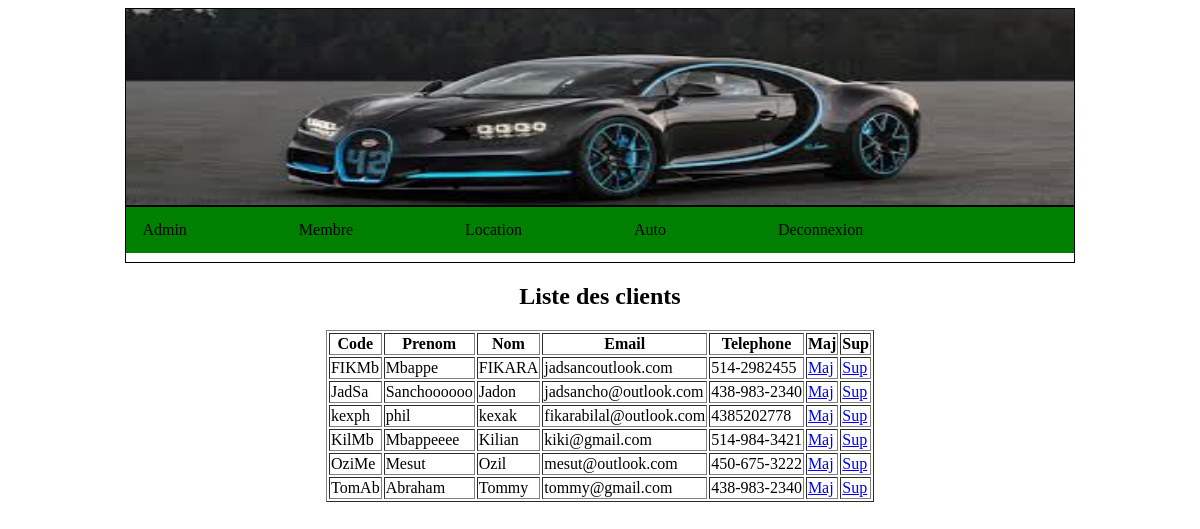
The page /admin.php?lien=adminmembre (signed in) on the database its author committed.
### tables this page shows
CREATE TABLE `client` (
  `code` varchar(40) NOT NULL,
  `prenom` varchar(40) NOT NULL,
  `nom` varchar(40) NOT NULL,
  `email` varchar(50) NOT NULL,
  `telephone` varchar(50) NOT NULL,
  `login` varchar(300) NOT NULL,
  `password` varchar(300) NOT NULL
);

### adminmembre.php (the view, shortened to what this page needs)
<h2>Liste des clients</h2>
<?php
include("connect.php");
	if(isset($_GET["oper"]))
	{
		$oper=$_GET["oper"];
		switch($oper)
		{
			case "Maj":
				$idclient=$_GET["idclient"];
			break;
			case "Sup":
				$supidclient=$_GET["idclient"];
					$reqsupclient=mysqli_query($connect,"delete from client where code='$supidclient'") or die ("Erreur de suppression");
					$nbresup=mysqli_affected_rows($connect);
					if($nbresup > 0)
					{
						echo "Suppression de " . $supidclient . " reussi!";
					}
					else
					{
						echo "Echec de suppression";
					}
			break;
		}
	}
	else
	{
		$idclient='';
	}
echo "<form method='post'>";
$reqlisteclient=mysqli_query($connect,"select * from client") or die ("Erreur de selection");
echo "<table border=1> <th>Code</th> <th>Prenom</th> <th>Nom</th><th>Email</th> <th>Telephone</th>
    <th>Maj</th><th>Sup</th>";
	while($reqresultat=mysqli_fetch_row($reqlisteclient))
	{
		$listecode=$reqresultat[0];
		$listeprenom=$reqresultat[1];
		$listenom=$reqresultat[2];
		$listeemail=$reqresultat[3];
		$listetel=$reqresultat[4];
		if($listecode==$idclient)
		{
			echo "<tr>
			<td><input name='id_client' value='$listecode'></td>
			<td><input name='prenom' value='$listeprenom'></td>
			<td><input name='nom' value='$listenom'></td>
			<td><input name='email' value='$listeemail'></td>
			<td><input name='tel' value='$listetel'></td>
			<td><input type='submit' name='update' value='Maj'></td>
				</tr>";
		}
		else
		{
		echo "<tr> <td>$listecode</td> <td>$listeprenom</td> <td>$listenom</td> <td>$listeemail</td> <td>$listetel</td>
	<td><a href='admin.php?lien=adminmembre&idclient=$listecode&oper=Maj'> Maj </a></td>
	<td><a href='admin.php?lien=adminmembre&idclient=$listecode&oper&oper=Sup'> Sup </a></td>
	</tr>";
		}
	}
echo "</table>";
echo"</form>";
?>

### admin.php (shortened to what this page needs)
<center>
<div style='width:80%;height:25%;border:1px solid black'>
<img src="photo/auto9.PNG" style="width:100%;height:100%"></img>
</div>
<div style='width:80%;height:7%;border:1px solid black;'>
		<ol >
			<li><a href="admin.php?lien=adminadmin"> Admin </a></li>
			<li><a href="admin.php?lien=adminmembre"> Membre </a></li>
			<li><a href="admin.php?lien=adminlocation">Location</a></li>
			<li><a href="admin.php?lien=adminauto"> Auto </a></li>
			<li><a href="admin.php?lien=deco"> Deconnexion </a></li>
		</ol>
</div>
<div style='width:80%;height:58%'>
<?php
	if (isset ($_REQUEST["lien"]))
	{
		$lien=$_REQUEST["lien"];
		switch ($lien)
		{
			case "adminmembre":
				include("adminmembre.php");
			break;
		}
	}
	else
	{
		include("adminadmin.php");
	}
?>
</div>
</center>

### admin.php (style rules this page uses)
ol { list-style-type: none; margin: 0; padding: 0; overflow: hidden; background-color: green; }
li { float: left; display:inline; margin-right:80px; }
li a { display: block; color: black; text-align: center; padding: 14px 16px; text-decoration: none; }

### rows shown on the page
client: code "FIKMb", prenom "Mbappe", nom "FIKARA", email "jadsancoutlook.com", telephone "514-2982455"
client: code "JadSa", prenom "Sanchoooooo", nom "Jadon", email "jadsancho@outlook.com", telephone "438-983-2340"
client: code "kexph", prenom "phil", nom "kexak", email "fikarabilal@outlook.com", telephone "4385202778"
client: code "KilMb", prenom "Mbappeeee", nom "Kilian", email "kiki@gmail.com", telephone "514-984-3421"
client: code "OziMe", prenom "Mesut", nom "Ozil", email "mesut@outlook.com", telephone "450-675-3222"
client: code "TomAb", prenom "Abraham", nom "Tommy", email "tommy@gmail.com", telephone "438-983-2340"
